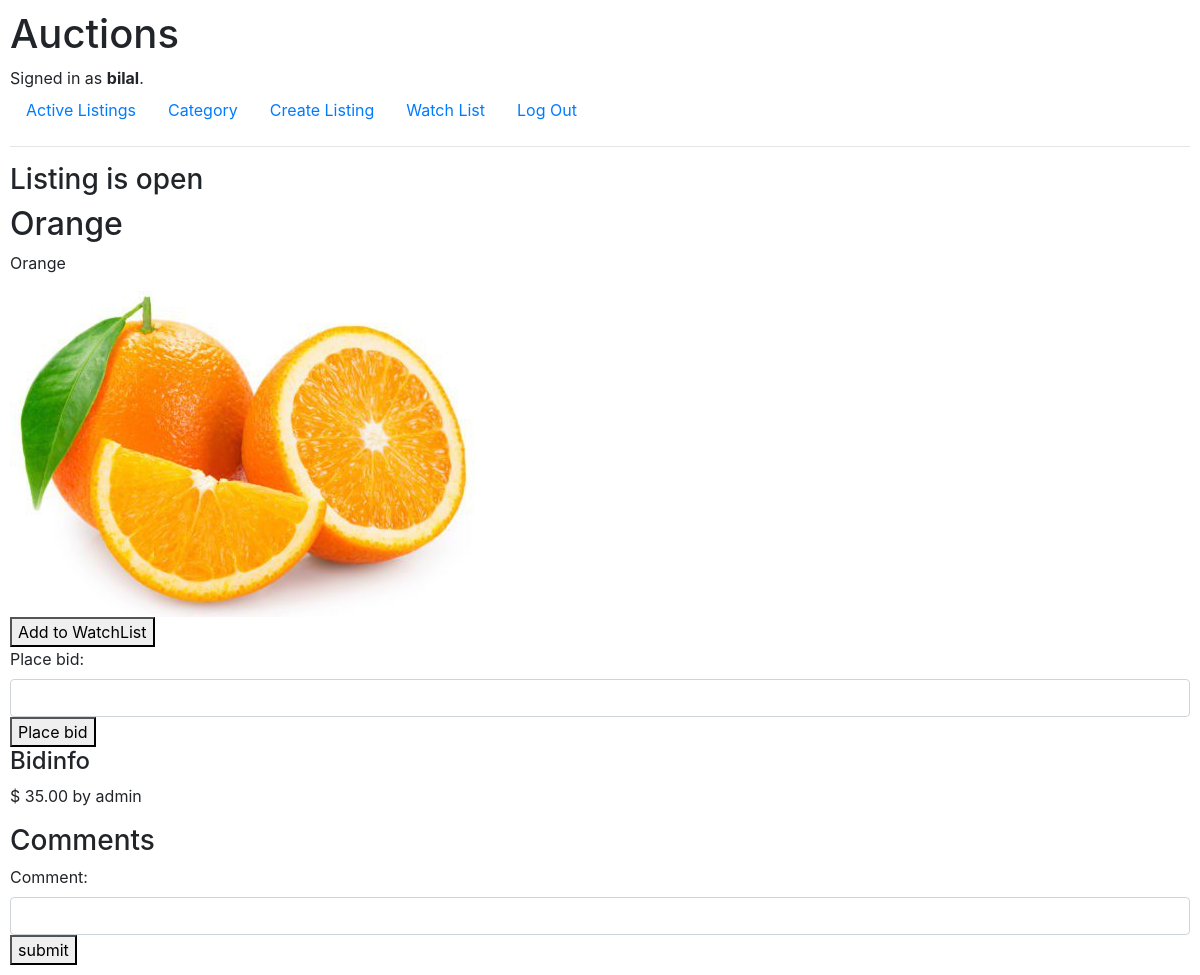
/listing/4/ (signed in), run on the app's committed database.
### auctions/models.py (models this page shows)
class User(AbstractUser):
    pass

class AuctionListing(models.Model):
    categories = [
        ("Fashion", "Fashion"),
        ("Toys", "Toys"),
        ("Electronic", "Electronic"),
        ("Home","Home"),
        ("Food","Food"),
    ]
    id = models.BigAutoField(primary_key=True)
    title = models.CharField(max_length=64)
    description = models.CharField(max_length=5000)
    starting_bid = models.DecimalField(decimal_places=2, max_digits=15)
    category = models.CharField(blank=True,max_length=64, choices=categories)
    image = models.ImageField(blank=True,upload_to="image")
    active = models.BooleanField()
    created = models.DateTimeField()
    createdby = models.ForeignKey(User,verbose_name="createdby",on_delete=models.CASCADE)
    def __str__(self) -> str:
        return f"id:{self.id}, title:{self.id}, description:{self.description}, starting bid:{self.starting_bid}, active:{self.active} "

class AuctionBidsModel(models.Model):
    id = models.BigAutoField(primary_key=True)
    highestbid = models.DecimalField(decimal_places=2, max_digits=15)
    highestbiduser = models.ForeignKey(User,on_delete=models.CASCADE, related_name="highestbiduser")
    biditem = models.ForeignKey(AuctionListing,on_delete=models.CASCADE)
    def __str__(self) -> str:
        return f"id:{self.id},highestbid: {self.highestbid}, by:{self.highestbiduser} on item:{self.biditem}"

### auctions/views.py (the view)
# urls.py: path("listing/<int:listing_id>/", views.listing, name="listing"),
def listing(request,listing_id):
    list_item = AuctionListing.objects.get(id=listing_id)
    current_user = User.objects.get(id =request.user.id)
    watchlist_entries = current_user.userwatchlist.all()
    exists = watchlist_entries.filter(auctionlisting = list_item)
    owner = request.user == list_item.createdby
    bidinfo = AuctionBidsModel.objects.filter(biditem=list_item)
    bidinfo = bidinfo.first()
    print(bidinfo)
    comments = CommentsModel.objects.filter(item = list_item)
    return render(request,"auctions/listing.html", {
        "listing": list_item,
        "media_url": settings.MEDIA_URL,
        "exists": exists,
        "bidform": BidForm(),
        "owner": owner,
        "bidinfo":bidinfo,
        "comments":comments,
        "commentform":CommentForm(),
    })

### auctions/views.py
class BidForm(forms.Form):
    place_bid = forms.DecimalField(decimal_places=2, max_digits=15, min_value=0.01,widget=forms.NumberInput(attrs={'class': 'form-control'}))

class CommentForm(forms.Form):
    comment = forms.CharField(max_length=64,widget=forms.TextInput(attrs={'class': 'form-control'}))

### auctions/templates/auctions/listing.html (shortened to what this page needs)
{% extends "auctions/layout.html" %}
{% block body %}
  {% if owner and listing.active %}
  <form action="{% url 'closelisting' listing.id %}" method="post">
    {% csrf_token %}
    <button type="submit">Close Auction</button>
  </form>
  {% elif not owner and listing.active %}
  <h3>Listing is open</h3>
  {% else %}
   <h2>The winner is</h2>
  {% endif %}
  <h2> {{ listing.title }} </h2>
  <p> {{ listing.description }}</p>
  {% if listing.image %}
    <img src="{{ media_url }}{{ listing.image }}" alt="">
  {% else %}
   <h2>No image</h2>
  {% endif %}
  {% if exists %}
  <form action="{% url 'removefromwatchlist' listing.id %}" method="post">
    {% csrf_token %}
    <button type="submit">Remove from WatchList</button>
  </form>
  {% else %}
    <form action="{% url 'addtowatchlist' listing.id %}" method="post">
    <button type="submit">Add to WatchList</button>
    </form>
  {% endif %}
  {% if listing.active %}
  <form action="{% url 'placebid' listing.id %}" method="post">
    {{ bidform }}
    <button type="submit">Place bid</button>
  </form>
  {% else %}
    <h3> The auction of the item has ended. Winner will be announced.</h3>
  {% endif %}
  <h4>Bidinfo</h4>
  <p>$ {{ bidinfo.highestbid }} by {{ bidinfo.highestbiduser}}</p>
  <h3>Comments</h3>
  <form action="{% url 'addcomment' listing.id %}" method="post">
    {{ commentform }}
    <button type="submit">submit</button>
  </form>
{% endblock %}

### auctions/templates/auctions/layout.html (shortened to what this page needs)
{% load static %}
<!DOCTYPE html>
<html lang="en">
    <head>
        <link rel="stylesheet" href="https://stackpath.bootstrapcdn.com/bootstrap/4.4.1/css/bootstrap.min.css">
        <link href="{% static 'auctions/styles.css' %}" rel="stylesheet">
    </head>
    <body>
        <h1>Auctions</h1>
        <div>
            {% if user.is_authenticated %}
                Signed in as <strong>{{ user.username }}</strong>.
            {% else %}
                Not signed in.
            {% endif %}
        </div>
        <ul class="nav">
            <li class="nav-item">
                <a class="nav-link" href="{% url 'index' %}">Active Listings</a>
            </li>
            <li class="nav-item">
                <a class="nav-link" href="{% url 'category' %}">Category</a>
            </li>
            {% if user.is_authenticated %}
                <li class="nav-item">
                    <a class="nav-link" href="{% url 'create_auction' %}">Create Listing</a>
                </li>
                <li class="nav-item">
                    <a class="nav-link" href="{% url 'watchlist' %}">Watch List</a>
                </li>
                <li class="nav-item">
                    <a class="nav-link" href="{% url 'logout' %}">Log Out</a>
                </li>
            {% endif %}
        </ul>
        <hr>
        {% block body %}
        {% endblock %}
    </body>
</html>

### auctions/static/auctions/styles.css (style rules this page uses)
body { padding: 10px; }

### data on the page
User: username "bilal"
AuctionListing: title "Orange", description "Orange", image (picture)
AuctionBidsModel: highestbid "35.00", highestbiduser "admin"
